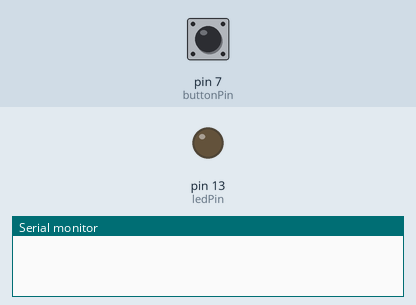
A sketch run on a simulated Arduino Uno, built with avr-gcc and run on an emulated ATmega328P. Shown: output pins drawn as LEDs (lit = HIGH), the last lines printed to the serial monitor. The inputs (shaded band) are chosen by the test bench; at power-on: pin 7 (buttonPin) LOW.

Above: at 1.2 s.
1.3 s: pin 7 (buttonPin) pulled HIGH for 0.15 s
At 1.42 s:
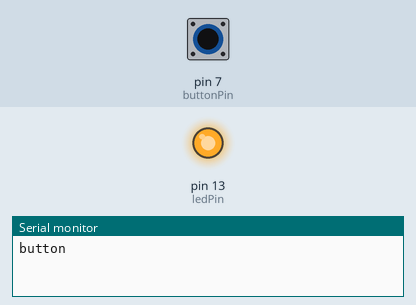
3.0 s: pin 7 (buttonPin) pulled HIGH for 3.2 s
At 7.4 s:
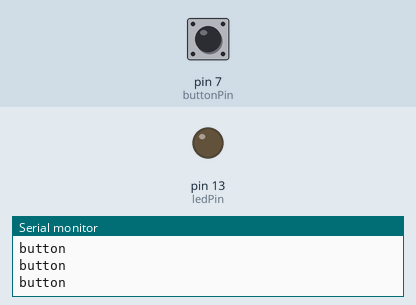
Timing chart, 0 to 8.9 s (numbered marks = the images above; inputs shaded):
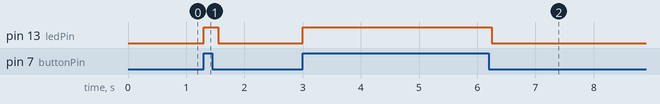

The sketch:

flappyduino.ino
```cpp
// (licence header left out)
const int buttonPin = 7;     // the number of the pushbutton pin
const int ledPin =  13;      // the number of the LED pin (Led is optional)!

int buttonState = 0;         // variable for reading the pushbutton status

void setup() {
  // initialize the LED pin as an output:
  pinMode(ledPin, OUTPUT);
  // initialize the pushbutton pin as an input:
  pinMode(buttonPin, INPUT);
  Serial.begin(9600);
}

void loop() {
  // read the state of the pushbutton value:
  buttonState = digitalRead(buttonPin);

  // check if the pushbutton is pressed.
  // if it is, the buttonState is HIGH:
  if (buttonState == HIGH) {
    // turn LED on:
    digitalWrite(ledPin, HIGH);
    // And... Send a "button" line on Serial (so processing can detect it).
    Serial.println("button");
    delay(250);
  } else {
    // turn LED off:
    digitalWrite(ledPin, LOW);
  }
}
```

Measured:
- after the input at 1.3 s, pin 13 (ledPin): LOW → HIGH at once, → LOW 0.25 s later
- after the input at 3.0 s, pin 13 (ledPin): LOW → HIGH at once, → LOW 3.3 s later
